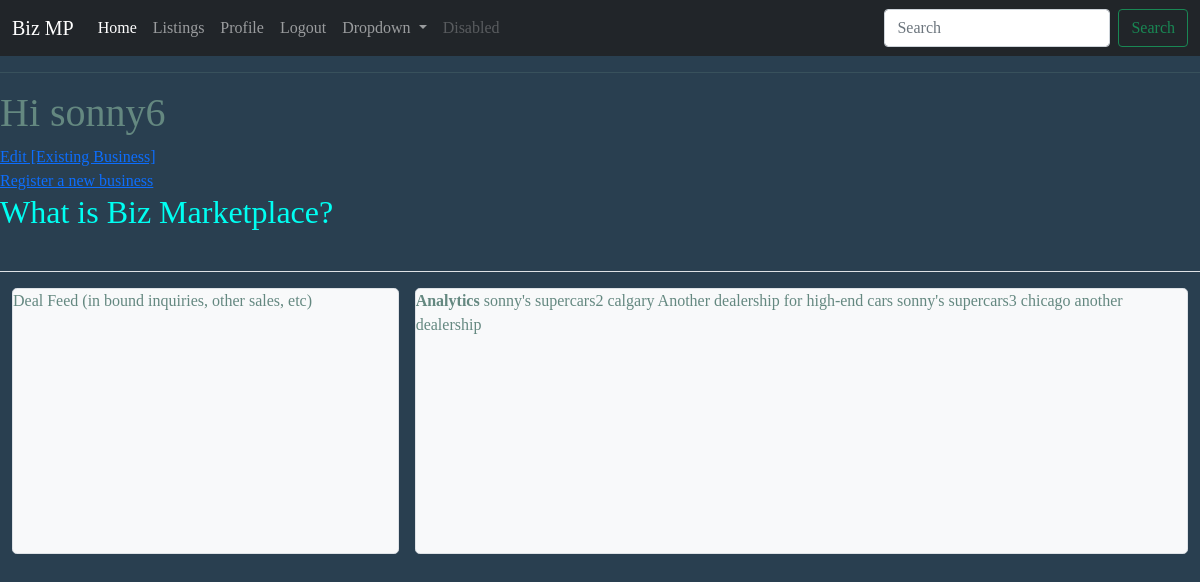
The page /user/sonny10 (signed in) on the database its author committed.
### app/models.py (models this page shows, shortened)
class Users(UserMixin, db.Model):
    __tablename__ ="users"
    id = db.Column(db.Integer, primary_key=True)
    username = db.Column(db.String(64), index=True, unique=True)
    email = db.Column(db.String(120), index=True, unique=True)
    password_hash = db.Column(db.String(128))
    listings = db.relationship('Listings', backref='owner', lazy='dynamic')

class Listings(db.Model):
    __tablename__ ="listings"
    id = db.Column(db.Integer, primary_key=True)
    bizname = db.Column(db.String(64), index=True)
    city = db.Column(db.String(64))
    country = db.Column(db.String(64))
    description = db.Column(db.String(64))
    user_id = db.Column(db.Integer, db.ForeignKey('users.id'))

### app/main/routes.py (the view)
@bp.route('/user/<username>')
@login_required
def user(username):
    if current_user.is_authenticated:
        listings = Listings.query.join(Users).filter(Users.username==username)
        user = Users.query.filter_by(username=username).first_or_404()
        return render_template('user.html',user=user,listings=listings)

### app/models.py (called while the page is built)
@login.user_loader
def load_user(id):
    return Users.query.get(int(id))

### app/templates/user.html (shortened to what this page needs)
{% extends "base.html" %}
{% block content %}
<head>
    <link href="https://cdn.jsdelivr.net/npm/bootstrap@5.1.3/dist/css/bootstrap.min.css" rel="stylesheet">
    <link rel="stylesheet" type="text/css" href="/static/styles.css">
</head>
<h1> Hi {{current_user.username}}</h1>
<a href="edit.html"> Edit [Existing Business]</a> <br>
<a href="{{ url_for('auth.newbiz') }}"> Register a new business</a>
<h2> What is Biz Marketplace? </h2>
<header class="py-3 mb-3 border-bottom">
</header>
<div class="container-fluid pb-3">
    <div class="d-grid gap-3" style="grid-template-columns: 1fr 2fr;">
      <div class="bg-light border rounded-3">
        Deal Feed (in bound inquiries, other sales, etc)
        <br><br><br><br><br><br><br><br><br><br>
      </div>
      <div class="bg-light border rounded-3">
        <strong>Analytics </strong>
        {% for listing in listings %}
        {{listing.bizname}} {{listing.city}} {{listing.description}}
        {% endfor %}
        <br><br><br><br><br><br><br><br><br><br>
      </div>
    </div>
  </div>
{% endblock %}

### app/static/styles.css (style rules this page uses)
body { background:#293f50; color:#648880; font-family:'Merriweather', serif; font-family:'Playfair Disply', serif; }
h2 { color: #00FFF2; }

### rows shown on the page
Users: username "sonny6"
Listings: bizname "sonny's supercars2", city "calgary", description "Another dealership for high-end cars"
Listings: bizname "sonny's supercars3", city "chicago", description "another dealership"
